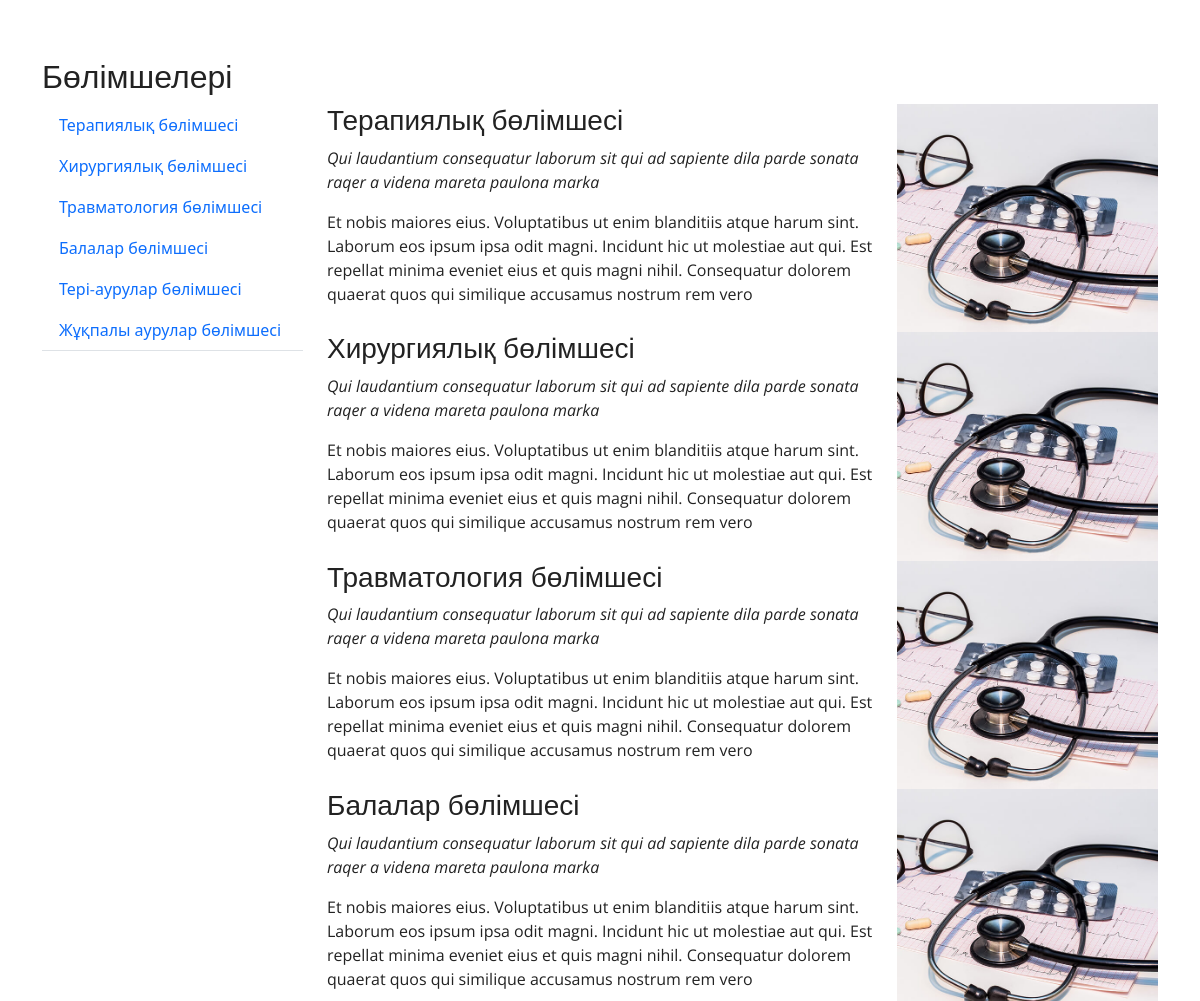
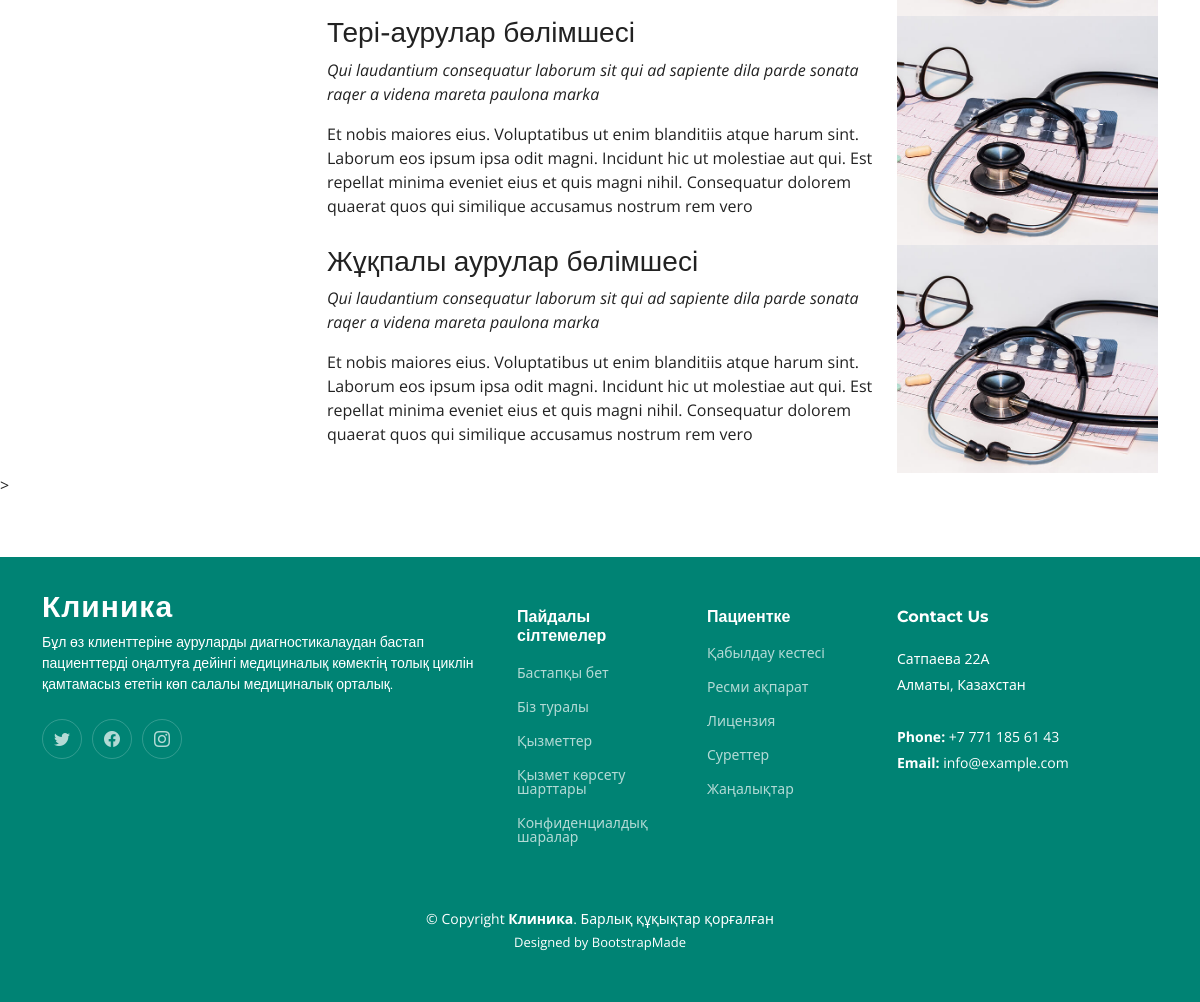
Before: / (lower part) with the older database file (2 pictures, top to bottom).
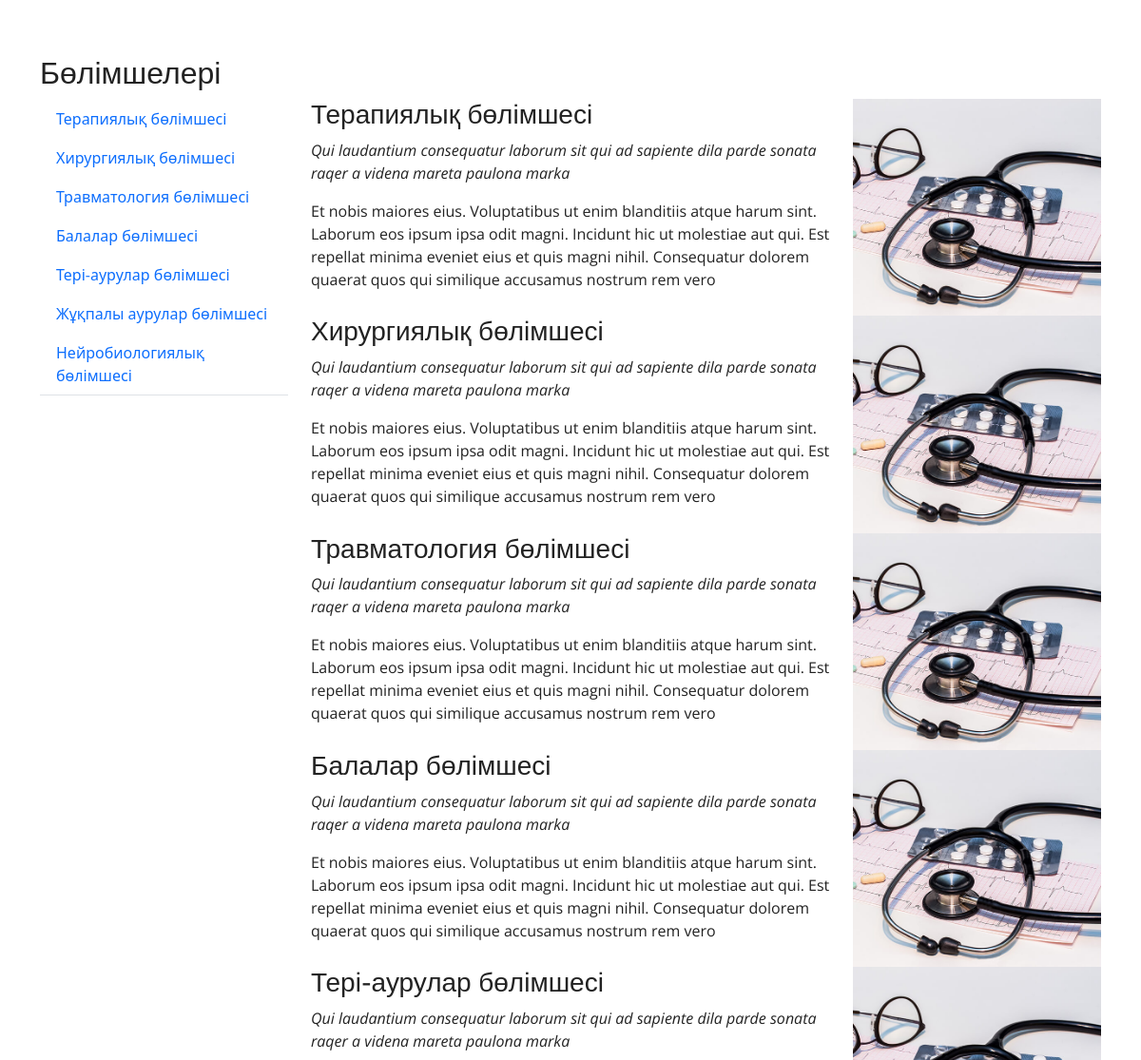
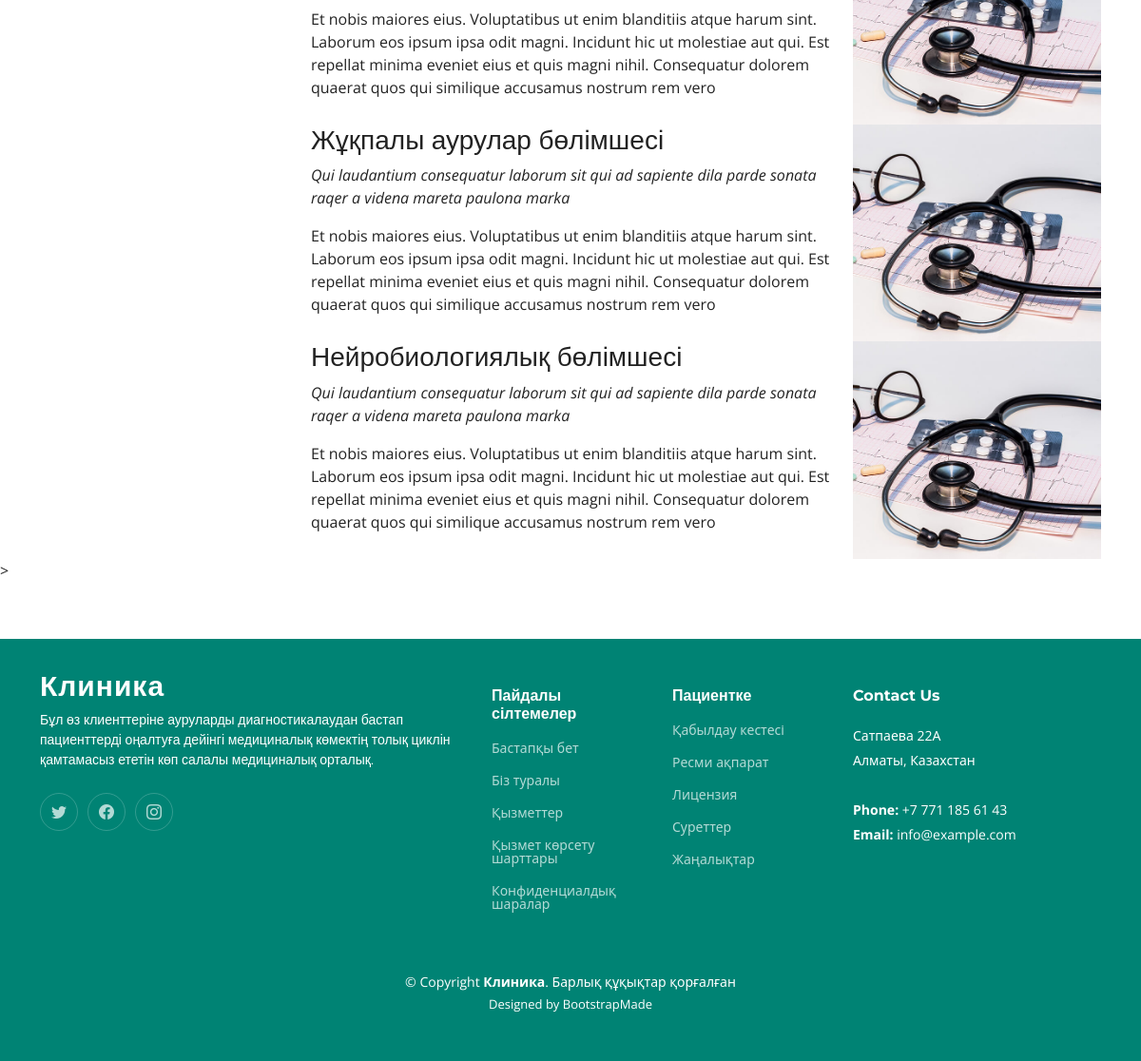
After: the same page with the newer database file (2 pictures, top to bottom).
### website/models.py (models this page shows, shortened)
class Department(models.Model):
    name = models.CharField(max_length=70)

### website/views.py (the view)
# urls.py: path('', views.index, name='home'),
def index(request):
    doctors = Doctor.objects.all()
    departments = Department.objects.all()
    return render(request, "index.html", {"departments": departments, "doctors": doctors})

### website/templates/index.html (shortened to what this page needs)
{% extends 'base_template.html' %}
{% load static %}
{% block rels %}
  <link href="{% static "vendor/aos/aos.css" %}" rel="stylesheet">
  <link href="{% static "vendor/glightbox/css/glightbox.min.css" %}" rel="stylesheet">
  <link href="{% static "vendor/fontawesome-free/css/all.min.css" %}" rel="stylesheet">
  <link href="{% static "vendor/animate.css/animate.min.css" %}" rel="stylesheet">
  <link href="{% static "vendor/boxicons/css/boxicons.min.css" %}" rel="stylesheet">
  <link href="{% static "vendor/glightbox/css/glightbox.min.css" %}" rel="stylesheet">
  <link href="{% static "vendor/remixicon/remixicon.css" %}" rel="stylesheet">
{% endblock %}
{% block content %}
    <section id="departments" class="departments">
      <div class="container">
        <div class="section-title">
          <h2>Бөлімшелері</h2>
        </div>
        <div class="row gy-4">
          <div class="col-lg-3">
            <ul class="nav nav-tabs flex-column">
                {% for department in departments %}
                    <li class="nav-item">
                        <a class="nav-link" data-bs-toggle="tab" href="#tab-{{ department.id }}">{{ department.name }}</a>
                    </li>
                {% endfor %}
            </ul>
          </div>
          <div class="col-lg-9">
            <div class="tab-content">
                {% for department in departments %}
                    <div class="tab-pane active show" id="tab-{{ department.id }}">
                        <div class="row gy-4">
                            <div class="col-lg-8 details order-2 order-lg-1">
                                <h3>{{ department.name }}</h3>
                                <p class="fst-italic">Qui laudantium consequatur laborum sit qui ad sapiente dila parde sonata raqer a videna mareta paulona marka</p>
                                <p>Et nobis maiores eius. Voluptatibus ut enim blanditiis atque harum sint. Laborum eos ipsum ipsa odit magni. Incidunt hic ut molestiae aut qui. Est repellat minima eveniet eius et quis magni nihil. Consequatur dolorem quaerat quos qui similique accusamus nostrum rem vero</p>
                            </div>
                            <div class="col-lg-4 text-center order-1 order-lg-2">
                                <img src="assets/img/departments-1.jpg" alt="" class="img-fluid">
                            </div>
                        </div>
                    </div>
                {% endfor %}
            </div>
          </div>
      </div>
      </div>>
    </section>
  </main>
{% endblock %}

Changed rows visible on the page:
added Department: name "Нейробиологиялық бөлімшесі"
